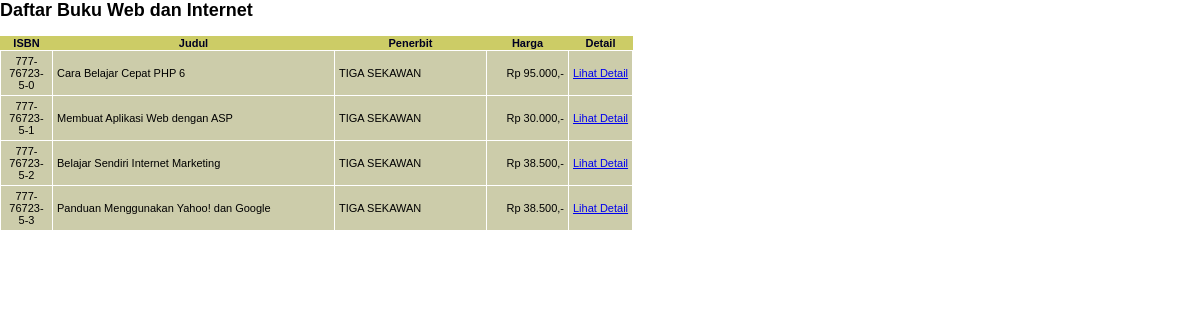
Screenshot of /daftarbuku.php?kat=5 with the database file from the repository.
### tables this page shows
CREATE TABLE `kategori` (
  `kategori_id` int(11) NOT NULL,
  `kategori_nama` varchar(255) NOT NULL
);

CREATE TABLE `buku` (
  `buku_isbn` char(13) NOT NULL,
  `buku_judul` varchar(255) NOT NULL,
  `penerbit_id` char(4) NOT NULL,
  `buku_tglterbit` date NOT NULL,
  `buku_jmlhalaman` int(11) NOT NULL,
  `buku_deskripsi` varchar(255) NOT NULL,
  `buku_harga` int(11) NOT NULL
);

CREATE TABLE `penerbit` (
  `penerbit_id` char(4) NOT NULL,
  `penerbit_nama` varchar(255) NOT NULL
);

### fungsi.php (called while the page is built, shortened)
<?php
include("dbconn.php");
function getKategori($id) {
    global $link;
    $query = "select kategori_nama from kategori where kategori_id = $id";
    $namakategori = "";
    $result = mysqli_query($link, $query);
    if ($result) {
        list($namakategori) = mysqli_fetch_array($result);
    }
    return $namakategori;
}
?>

### daftarbuku.php (the view, shortened to what this page needs)
<html>
    <head>
        <link rel="stylesheet" href="css/framelayout.css" type="text/css">
    </head>
    <body>
        <?php
            include ("dbconn.php");
            include ("fungsi.php");
            $idkategori = $_GET['kat'];
            $namakategori = getKategori($idkategori);
        ?>
        <h2>Daftar Buku <?php echo $namakategori; ?></h2>
        <?php
            $query = "select
                        a.buku_isbn,
                        a.buku_judul,
                        b.penerbit_nama,
                        a.buku_harga
                    from
                        buku a,
                        penerbit b,
                        link_buku_kategori c
                    where
                        a.penerbit_id = b.penerbit_id and
                        a.buku_isbn = c.buku_isbn and
                        c.kategori_id = $idkategori";
            $result = mysqli_query($link, $query);
            if ($result) {
                ?>
                <table class="buku table">
                    <tr>
                        <th width="50">ISBN</th>
                        <th width="280">Judul</th>
                        <th width="150">Penerbit</th>
                        <th width="80">Harga</th>
                        <th>Detail</th>
                    </tr>
                    <?php
                        while ($row = mysqli_fetch_array($result)) {
                            ?>
                            <tr>
                                <td><?php echo $row[0]; ?></td>
                                <td align="left"><?php echo $row[1]; ?></td>
                                <td align="left"><?php echo $row[2]; ?></td>
                                <td align="right">
                                    <?php
                                        echo "Rp " . number_format($row[3], 0, '', '.') . ',-';
                                    ?>
                                </td>
                                <td><a href="detailbuku.php?isbn=<?php echo $row[0]; ?>">Lihat Detail</a></td>
                            </tr>
                            <?php
                        }
                    ?>
                </table>
                <?php
            }
        ?>
    </body>
</html>

### css/framelayout.css (style rules this page uses)
body, html { margin: 0; padding: 0; color: #000; background: #fff; font: 12px Verdana, Arial, Helvetica, sans-serif; }
table.buku { text-align: center; font-family: Verdana, Geneva, Arial, Helvetica, sans-serif; font-weight: normal; font-size: 11px; color: #002; background-color: #cc6; border: 0px; border-collapse: collapse; border-spacing: 0px; }
table.buku td { background-color: #cca; color: #000; padding: 4px; border: 1px #fff solid; }

### rows the page displays
kategori: kategori_nama "Web dan Internet"
buku: buku_isbn "777-76723-5-0", buku_judul "Cara Belajar Cepat PHP 6", penerbit.penerbit_nama "TIGA SEKAWAN", buku_harga "95.000"
buku: buku_isbn "777-76723-5-1", buku_judul "Membuat Aplikasi Web dengan ASP", penerbit.penerbit_nama "TIGA SEKAWAN", buku_harga "30.000"
buku: buku_isbn "777-76723-5-2", buku_judul "Belajar Sendiri Internet Marketing", penerbit.penerbit_nama "TIGA SEKAWAN", buku_harga "38.500"
buku: buku_isbn "777-76723-5-3", buku_judul "Panduan Menggunakan Yahoo! dan Google", penerbit.penerbit_nama "TIGA SEKAWAN", buku_harga "38.500"
